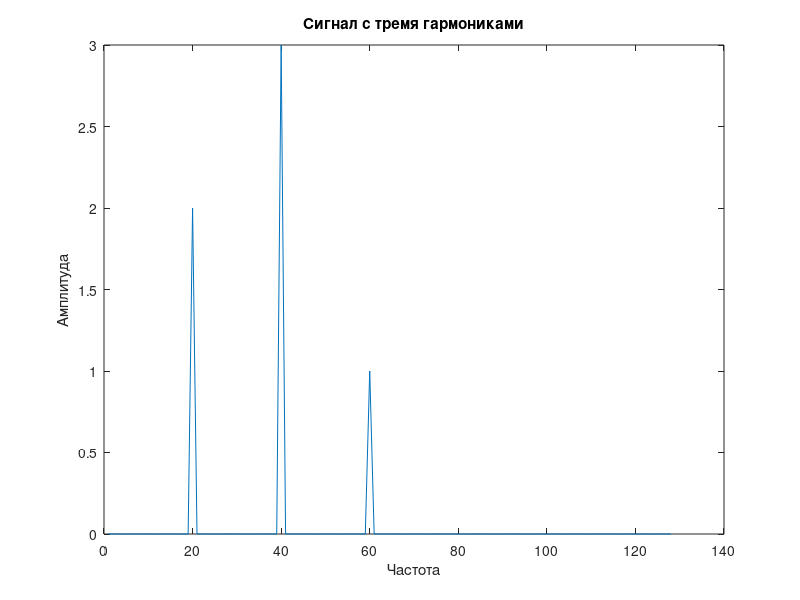
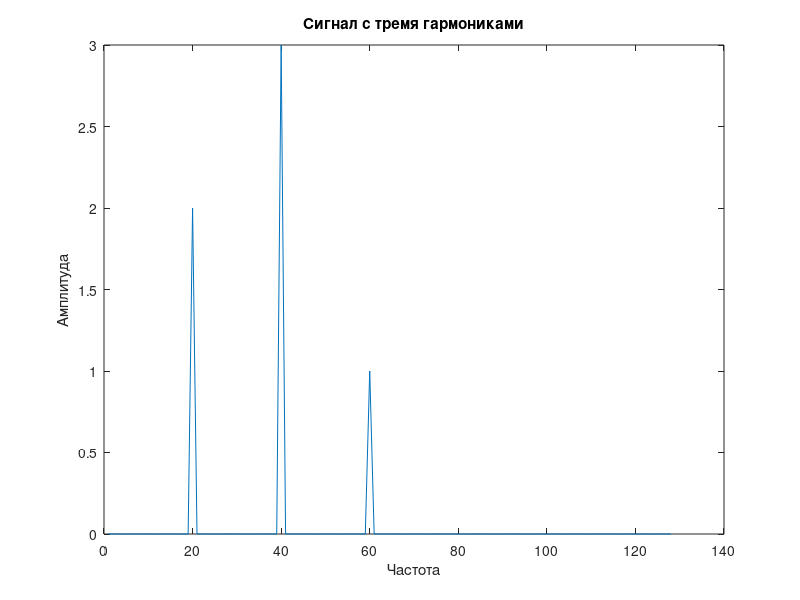

The MATLAB script that drew these images, in order: (Note: this script raises an error after producing the figures.)
%% Digital processing
clear; clc; close all;
%% Creating a signal
F = 128;  % Максимальное значение частоты
% fd = 0.1;  % Частота дискретизации
f = 1:128;

S1 = 2;  % Амплитуда первой гармоники
S2 = 3;  % Амплитуда второй гармоники
S3 = 1;  % Амплитуда третьей гармоники

w1 = 20;  % Частота первой гармоники
w2 = 40;  % Частота второй гармоники
w3 = 60;  % Частота третьей гармоники

% Генерация сигнала
Signal = zeros(1, F);
for i = 1 : F

    if i == w1
        Signal(i) = S1;

    elseif i == w2
        Signal(i) = S2;


    elseif i == w3
        Signal(i) = S3;
    end

end

% Отображение графика сигнала
sig_without_noise = plot(Signal);
xlabel('Частота');
ylabel('Амплитуда');
title('Сигнал с тремя гармониками');

saveas(sig_without_noise, 'sig_without_noise.png');
saveas(sig_without_noise, 'sig_without_noise.fig');

%% ifft
sig_ifft = ifft(Signal);
plot(abs(sig_ifft));
xlabel('время');
ylabel('Амплитуда');
title('Сигнал с тремя гармониками');
%% Noise generation
SNR = 40; %  отношение сигнал-шум (dB)
rng('default'); 
[NoisedSignal, Noise] = NoiseGenerator(Signal, SNR);

tiledlayout(2,1)
ax1 = nexttile;
plot(ax1, Noise);
title('Шум');
xlabel('Частота')
ylabel('Амплитуда')

ax2 = nexttile;
s2 = plot(ax2, NoisedSignal);
title('Зашумленный сигнал');
xlabel('Частота')
ylabel('Амплитуда')

% saveas(s2, 'Noise_sig.png');
% saveas(s2, 'Noise_sig.fig');
%% Powers of signals
P_signal = PowerSignal(Signal);
P_noise = PowerSignal(Noise);
P_noisedSignal = PowerSignal(NoisedSignal);
%% Parseval theorem
% Рассчет преобразования Фурье для исходного сигнала - signal
SignalSpec = fft(Signal); % Обратное преобразование Фурье исходного сигнала
Sig_spec = plot(abs(SignalSpec));

% вычислим спектры шума NoiseSpec и спектр результирующего сигнала NoisedSignalSpec
NoiseSpec = fft(Noise);
NoisedSignalSpec = fft(NoisedSignal);
% plot(abs(NoiseSpec));

P_signal_spec = PowerSignal(SignalSpec);
P_noise_spec = PowerSignal(NoiseSpec);
P_noised_spec = PowerSignal(NoisedSignalSpec);

if (abs((length(Signal) * P_signal - P_signal_spec)) / P_signal_spec <= 0.1)
    fprintf('%s\n', 'True');
else
    fprintf('%s\n', 'False');
end

if (abs((length(Signal) * P_noise - P_noise_spec)) / P_noise_spec <= 0.1)
    fprintf('%s\n', 'True');
else
    fprintf('%s\n', 'False');
end

if (abs((length(Signal) * P_noisedSignal - P_noised_spec)) / P_noised_spec <= 0.1)
    fprintf('%s\n', 'True');
else
    fprintf('%s\n', 'False');
end
%% Signal filtering
% BandPass filter
FilteredNoisedSignal = FilterSignal(NoisedSignalSpec, f);

tiledlayout(2,1)
ax1 = nexttile;
plot(ax1, f, real(NoisedSignalSpec));
title('Зашумлённый сигнал');

ax2 = nexttile;
s3 = plot(ax2, f, real(FilteredNoisedSignal));
title('Зашумленный сигнал после BandPass фильтра');

saveas(s3, 'Filtering_signal.png');
saveas(s3, 'Filtering_signal.fig');
%% SNR comparison
% NoisedSignal SNR
SNR_NS = 10 * log10(P_signal / P_noise);
fprintf('%s%f%s\n', "Отношение сигнал-шум у зашумленного сигнала: ", SNR_NS, ' dB');
% FilteredNoisedSignal SNR
P_filter_signal = PowerSignal(FilterSignal(SignalSpec, f));
P_filter_noise = PowerSignal(FilterSignal(NoiseSpec, f));
SNR_FNS = 10 * log10(P_filter_signal / P_filter_noise);
fprintf('%s%f%s\n', "Отношение сигнал-шум у зашумленного сигнала после полосовой фильтрации: ", SNR_FNS, ' dB');
%% Conclusion
% Можно увидеть, что отношение сигнал-шум(SNR) у зашумленного сигнала после
% BandPass фильтра выше, следовательно качество
% зашумленного сигнала после полосовой фильтрации увеличивается